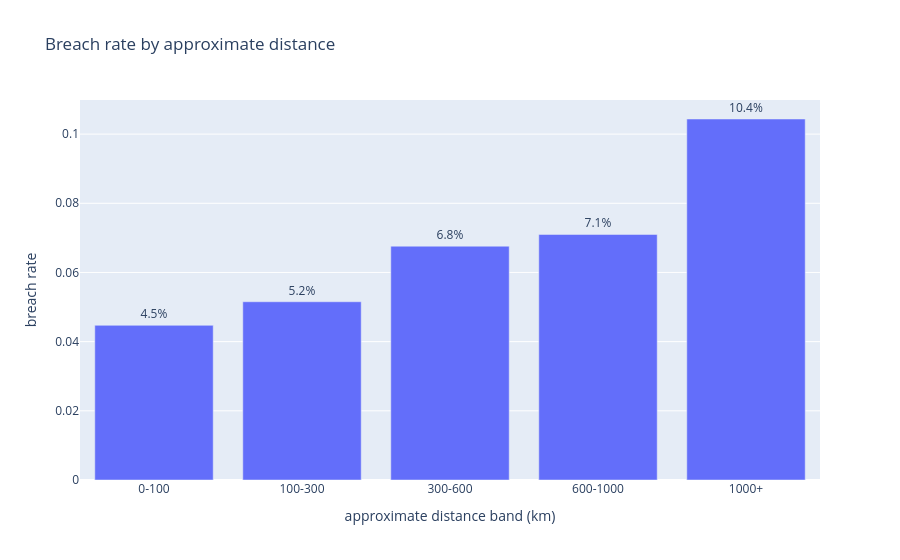

This figure's notebook cell:
### Markdown cell above
## Approximate distance and delivery breach

Orders are grouped by mean seller-to-customer distance bands. The table shows volume, breaches, breach rate, and median delay; the chart helps inspect association without implying that distance alone causes delay.

### Code cell
display(distance_band_summary(order_context))
display(plot_distance_band_breach(order_context, language=LANG))

### Figure 1 — Plotly figure (JSON) as saved in the notebook; plotly's stock layout.template omitted (floating-point values rounded to 4 significant figures)
{"data": [{"hovertemplate": "approximate distance band (km)=%{x}<br>breach rate=%{text}<extra></extra>", "legendgroup": "", "marker": {"color": "#636efa", "pattern": {"shape": ""}}, "name": "", "orientation": "v", "showlegend": false, "text": [0.04472, 0.05153, 0.06759, 0.07099, 0.1044], "textposition": "outside", "texttemplate": "%{text:.1%}", "type": "bar", "x": ["0-100", "100-300", "300-600", "600-1000", "1000+"], "xaxis": "x", "y": [0.04472, 0.05153, 0.06759, 0.07099, 0.1044], "yaxis": "y"}], "layout": {"barmode": "relative", "legend": {"tracegroupgap": 0}, "title": {"text": "Breach rate by approximate distance"}, "xaxis": {"anchor": "y", "domain": [0, 1], "title": {"text": "approximate distance band (km)"}}, "yaxis": {"anchor": "x", "domain": [0, 1], "title": {"text": "breach rate"}}}}
